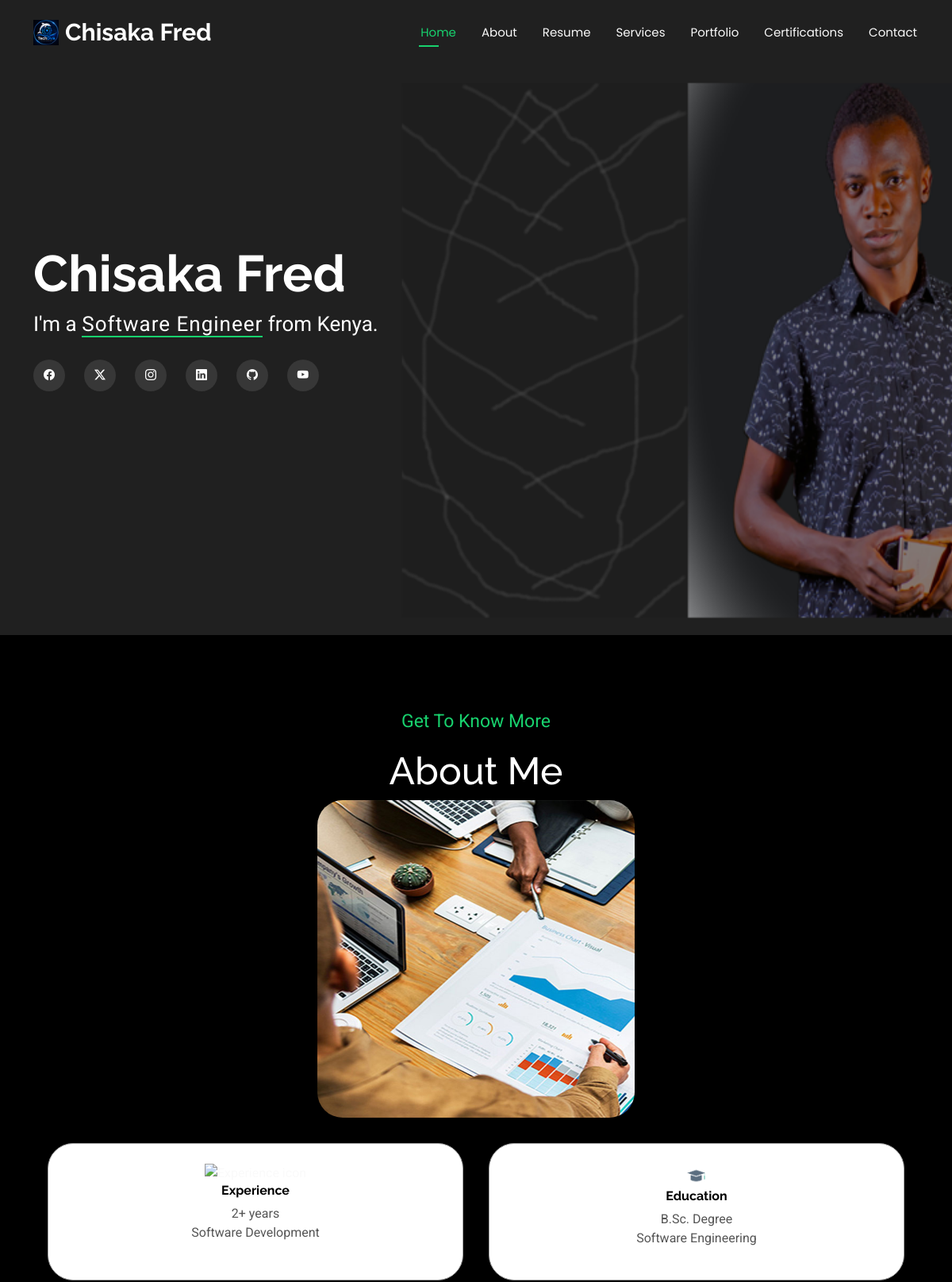
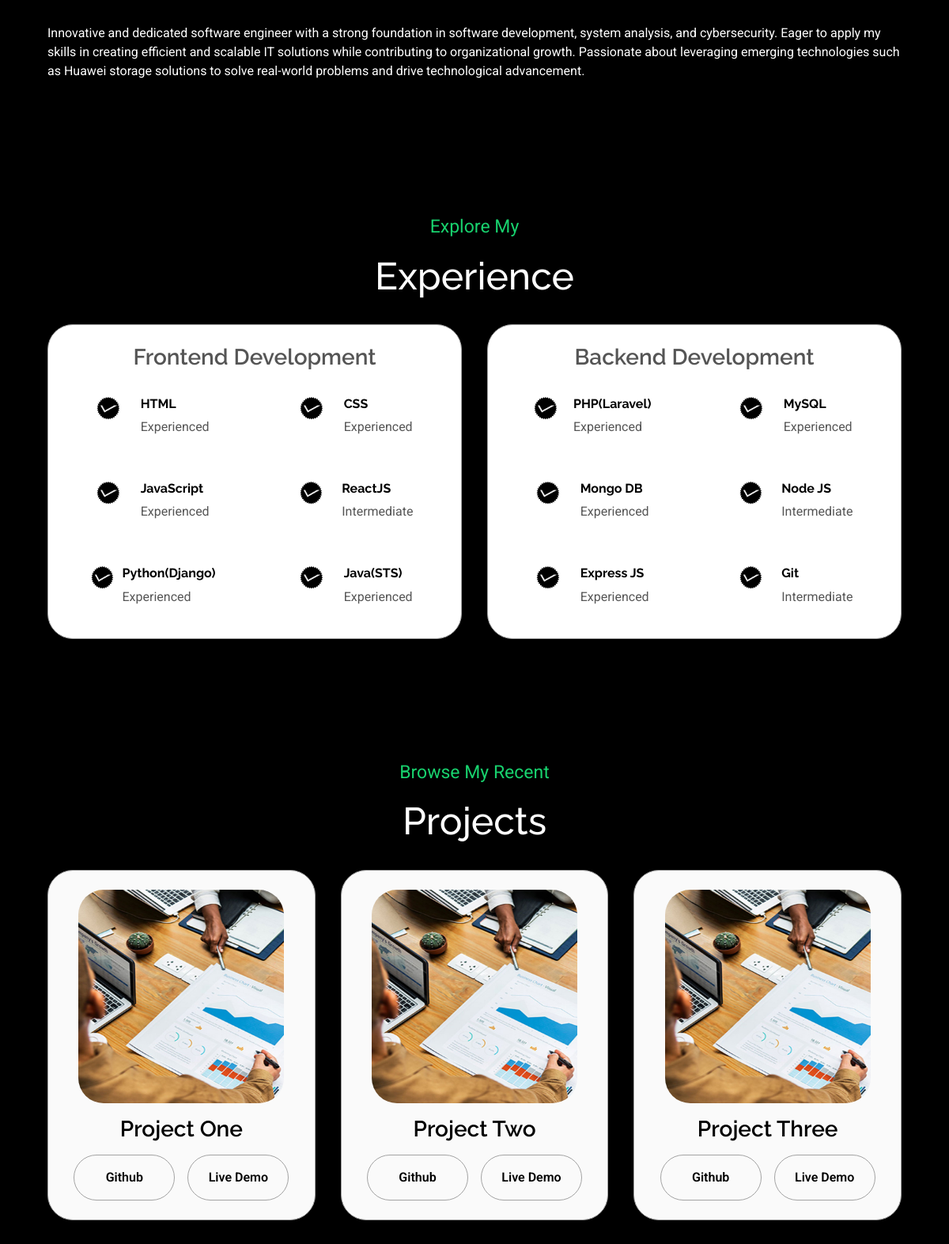
The page / (upper part) on the database its author committed (2 pictures, top to bottom).
### tables this page shows
CREATE TABLE `users` (
  `id` int(11) NOT NULL,
  `name` varchar(255) NOT NULL,
  `username` varchar(255) NOT NULL,
  `email` varchar(255) NOT NULL,
  `password` varchar(255) NOT NULL,
  `title` varchar(255) NOT NULL,
  `place` varchar(255) NOT NULL,
  `facebook` text NOT NULL,
  `x` text NOT NULL,
  `instagram` text NOT NULL,
  `youtube` text NOT NULL,
  `linkedin` text NOT NULL,
  `github` text NOT NULL,
  `slogan` text NOT NULL,
  `birthday` date NOT NULL,
  `website` text NOT NULL,
  `phone` text NOT NULL,
  `city` text NOT NULL,
  `age` text NOT NULL,
  `degree` text NOT NULL,
  `freelance` int(11) NOT NULL,
  `certification` text NOT NULL,
  `address` varchar(255) NOT NULL
);

### index.php (the view, shortened to what this page needs)
<?php
include 'include/config.php';
$sql = "SELECT * FROM `users` WHERE `users`.`id` = 1";
$result = mysqli_query($conn, $sql);
$data = mysqli_fetch_assoc($result);
?>
<!DOCTYPE html>
<html lang="en">
<head>
  <link href="assets/vendor/bootstrap/css/bootstrap.min.css" rel="stylesheet">
  <link href="assets/vendor/bootstrap-icons/bootstrap-icons.css" rel="stylesheet">
  <link href="assets/vendor/aos/aos.css" rel="stylesheet">
  <link href="assets/vendor/swiper/swiper-bundle.min.css" rel="stylesheet">
  <link href="assets/vendor/glightbox/css/glightbox.min.css" rel="stylesheet">
  <link href="assets/css/main.css" rel="stylesheet">
  <link href="assets/css/custom.css" rel="stylesheet">
</head>
<body class="index-page">
  <header id="header" class="header d-flex align-items-center fixed-top">
    <div class="container-fluid container-xl position-relative d-flex align-items-center justify-content-between">
      <a href="index.php" class="logo d-flex align-items-center">
        <img src="assets/img/logo.png" alt="">
        <h1 class="sitename"><?=$data['name']?></h1>
      </a>
      <nav id="navmenu" class="navmenu">
        <ul>
          <li><a href="index.php" class="active">Home</a></li>
          <li><a href="about.php">About</a></li>
          <li><a href="resume.php">Resume</a></li>
          <li><a href="services.php">Services</a></li>
          <li><a href="portfolio.php">Portfolio</a></li>
          <li><a href="certifications.php">Certifications</a></li>
          <li><a href="contact.php">Contact</a></li>
        </ul>
      </nav>
    </div>
  </header>
  <main class="main">
    <section id="hero" class="hero section dark-background">
      <img src="assets/img/profile-5.PNG" alt="" data-aos="fade-in">
      <div class="container" data-aos="zoom-out" data-aos-delay="100">
        <h2><?=$data['name']?></h2>
        <p>I'm a <span><?=$data['title']?></span> from <?= $data['place']?>.</p>
        <div class="social-links">
          <?php
            if($data['facebook']){
          ?>
              <a href="<?=$data["facebook"]?>" target="_blank" class="facebook"><i class="bi bi-facebook"></i></a>
          <?php
            }
          ?>
          <?php
            if($data['x']){
          ?>
              <a href="<?=$data["x"]?>" target="_blank" class="twitter"><i class="bi bi-twitter-x"></i></a>
          <?php
            }
          ?>
          <?php
            if($data['instagram']){
          ?>
              <a href="<?=$data["instagram"]?>" target="_blank" class="instagram"><i class="bi bi-instagram"></i></a>
          <?php
            }
          ?>
          <?php
            if($data['linkedin']){
          ?>
              <a href="<?=$data["linkedin"]?>" target="_blank" class="linkedin"><i class="bi bi-linkedin"></i></a>
          <?php
            }
          ?>
          <?php
            if($data['github']){
          ?>
              <a href="<?=$data["github"]?>" target="_blank" class="github"><i class="bi bi-github"></i></a>
          <?php
            }
          ?>
          <?php
            if($data['youtube']){
          ?>
              <a href="<?=$data["youtube"]?>" target="_blank" class="youtube"><i class="bi bi-youtube"></i></a>
          <?php
            }
          ?>
        </div>
      </div>
    </section>
    <div class="more-sections">
      <section id="about">
          <p class="section_text_p1">Get To Know More</p>
          <h1 class="title">About Me</h1>
          <div class="section-container">
              <div class="section_pic-container">
                  <img src="assets/img/projects/1.jpg" style="width: 400px; height: 100%;" alt="Profile picture" class="about-pic">
              </div>
              <div class="about-details-container">
                  <div class="about-containers">
                      <div class="details-container">
                          <img src="assets/img/experience.jpg" alt="Experience icon" class="icon">
                          <h3>Experience</h3>
                          <p>2+ years <br/> Software Development</p>
                      </div>
                      <div class="details-container">
                          <img src="assets/img/education.jpg" alt="Education icon" class="icon">
                          <h3>Education</h3>
                          <p>B.Sc. Degree<br/> Software Engineering</p>
                      </div>
                  </div>
                  <div class="text-container">
                      <p>Innovative and dedicated software engineer with a strong foundation in software development, system analysis, and cybersecurity. Eager to apply my skills in creating efficient and scalable IT solutions while contributing to organizational growth. Passionate about leveraging emerging technologies such as Huawei storage solutions to solve real-world problems and drive technological advancement.</p>
                  </div>
              </div>
          </div>
      </section>
      <section id="experience">
          <p class="section_text_p1">Explore My</p>
          <h1 class="title">Experience</h1>
          <div class="experience-details-container">
              <div class="about-containers">
                  <div class="details-container">
                      <h2 class="experience-sub-title">Frontend Development</h2>
                      <div class="article-container">
                          <article>
                              <img src="assets/img/checkmark.PNG" alt="Experience icon" class="icon">
                              <div>
                                  <h3>HTML</h3>
                                  <p>Experienced</p>
                              </div>
                          </article>
                          <article>
                              <img src="assets/img/checkmark.PNG" alt="Experience icon" class="icon">
                              <div>
                                  <h3>CSS</h3>
                                  <p>Experienced</p>
                              </div>
                          </article>
                          <article>
                              <img src="assets/img/checkmark.PNG" alt="Experience icon" class="icon">
                              <div>
                                  <h3>JavaScript</h3>
                                  <p>Experienced</p>
                              </div>
                          </article>
                          <article>
                              <img src="assets/img/checkmark.PNG" alt="Experience icon" class="icon">
                              <div>
                                  <h3>ReactJS</h3>
                                  <p>Intermediate</p>
                              </div>
                          </article>
                          <article>
                              <img src="assets/img/checkmark.PNG" alt="Experience icon" class="icon">
                              <div>
                                  <h3>Python(Django)</h3>
                                  <p>Experienced</p>
                              </div>
                          </article>
                          <article>
                              <img src="assets/img/checkmark.PNG" alt="Experience icon" class="icon">
                              <div>
                                  <h3>Java(STS)</h3>
                                  <p>Experienced</p>
                              </div>
                          </article>
                      </div>
                  </div>
                  <div class="details-container">
                      <h2 class="experience-sub-title">Backend Development</h2>
                      <div class="article-container">
                          <article>
                              <img src="assets/img/checkmark.PNG" alt="Experience icon" class="icon">
                              <div>
                                  <h3>PHP(Laravel)</h3>
                                  <p>Experienced</p>
                              </div>
                          </article>
                          <article>
                              <img src="assets/img/checkmark.PNG" alt="Experience icon" class="icon">
                              <div>
                                  <h3>MySQL</h3>
                                  <p>Experienced</p>
                              </div>
                          </article>
                          <article>
                              <img src="assets/img/checkmark.PNG" alt="Experience icon" class="icon">
                              <div>
                                  <h3>Mongo DB</h3>
                                  <p>Experienced</p>
                              </div>
                          </article>
                          <article>
                              <img src="assets/img/checkmark.PNG" alt="Experience icon" class="icon">
                              <div>
                                  <h3>Node JS</h3>
                                  <p>Intermediate</p>
                              </div>
                          </article>
                          <article>
                              <img src="assets/img/checkmark.PNG" alt="Experience icon" class="icon">
                              <div>
                                  <h3>Express JS</h3>
                                  <p>Experienced</p>
                              </div>
                          </article>
                          <article>
                              <img src="assets/img/checkmark.PNG" alt="Experience icon" class="icon">
                              <div>
                                  <h3>Git</h3>
                                  <p>Intermediate</p>
                              </div>
                          </article>
                      </div>
                  </div>
              </div>
          </div>
      </section>
      <section id="projects">
          <p class="section_text_p1">Browse My Recent</p>
          <h1 class="title">Projects</h1>
          <div class="experience-details-container">
              <div class="about-containers">
                  <div class="details-container color-container">
                      <div class="article-container">
                          <img src="assets/img/projects/1.jpg" style="height: 270px;" alt="Project 1" class="project-img">
                      </div>
                      <h2 class="experience-sub-title project-title">Project One</h2>
                      <div class="btn-container">
                          <button class="btn btn-color-2 project-btn" onclick="location.href='https://github.com/'">Github</button>
                          <button class="btn btn-color-2 project-btn" onclick="location.href='https://github.com/'">Live Demo</button>
                      </div>
                  </div>
                  <div class="details-container color-container">
                      <div class="article-container">
                          <img src="assets/img/projects/1.jpg" style="height: 270px;" alt="Project 2" class="project-img">
                      </div>
                      <h2 class="experience-sub-title project-title">Project Two</h2>
                      <div class="btn-container">
                          <button class="btn btn-color-2 project-btn" onclick="location.href='https://github.com/'">Github</button>
                          <button class="btn btn-color-2 project-btn" onclick="location.href='https://github.com/'">Live Demo</button>
                      </div>
                  </div>
                  <div class="details-container color-container">
                      <div class="article-container">
                          <img src="assets/img/projects/1.jpg" style="height: 270px;" alt="Project 3" class="project-img">
                      </div>
                      <h2 class="experience-sub-title project-title">Project Three</h2>
                      <div class="btn-container">
                          <button class="btn btn-color-2 project-btn" onclick="location.href='https://github.com/'">Github</button>
                          <button class="btn btn-color-2 project-btn" onclick="location.href='https://github.com/'">Live Demo</button>
                      </div>
                  </div>
              </div>
          </div>
      </section>
    </div>
  </main>
</body>
</html>

### rows shown on the page
users: name "Chisaka Fred", title "Software Engineer", place "Kenya"
